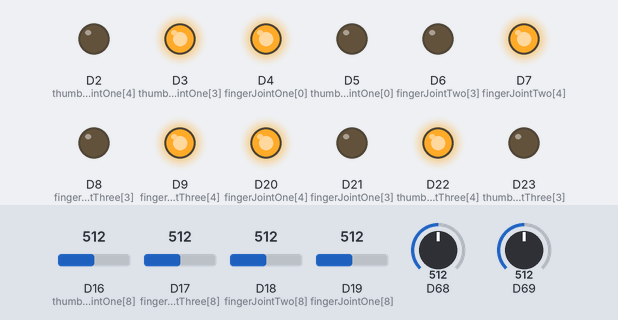
A sketch run on a simulated Arduino Due. Shown: output pins drawn as LEDs (lit = HIGH). Inputs (shaded band) come from the test bench; at power-on: D16 (thumbJointOne[8]) = 512, D17 (fingerJointThree[8]) = 512, D18 (fingerJointTwo[8]) = 512, D19 (fingerJointOne[8]) = 512, D68 = 512, D69 = 512 (analog values on the 0–1023 scale). What the sketch prints to the serial monitor is not drawn.

Above: at 1.2 s.
1.3 s: D16 (thumbJointOne[8]) set to 538
4.3 s: D16 (thumbJointOne[8]) set to 561
5.8 s: D17 (fingerJointThree[8]) set to 297
7.3 s: D17 (fingerJointThree[8]) set to 277
At 7.45 s:
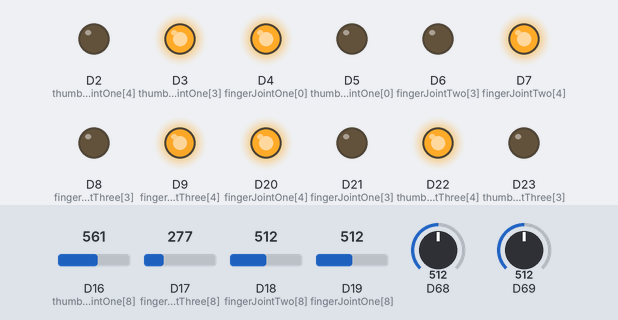
10.3 s: D18 (fingerJointTwo[8]) set to 265
13.3 s: D18 (fingerJointTwo[8]) set to 240
At 17.99 s:
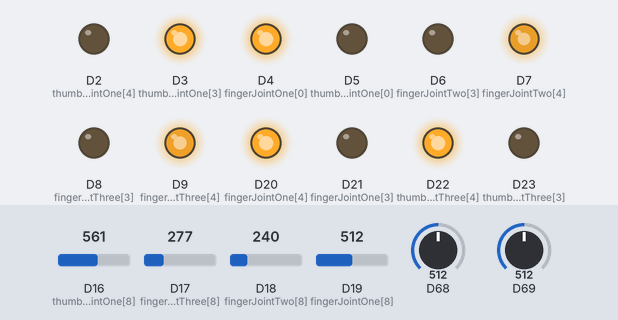
Timing chart, 0 to 22.4 s (numbered marks = the images above; inputs shaded):
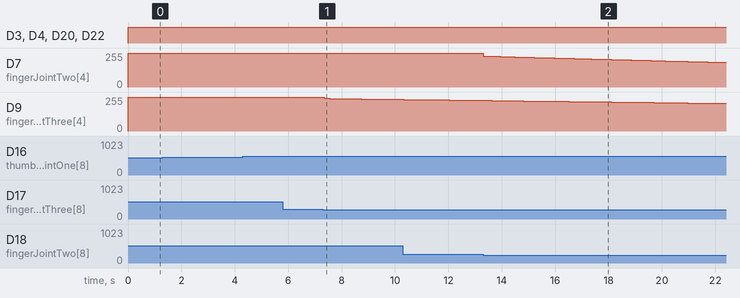

Measured:
- the behaviour switches between 256 and 255 on D18 (fingerJointTwo[8]) (found by bisection; images 1 and 2)
- after the input at 1.3 s, every drawn part: stays the same
- after the input at 4.3 s, every drawn part: stays the same
- after the input at 5.8 s, every drawn part: stays the same
- after the input at 7.3 s, D9 (fingerJointThree[4]): moves from 255/255 to 237/255 over 2.6 s, starting after 0.05 s
- after the input at 13.3 s, D7 (fingerJointTwo[4]): moves from 255/255 to 184/255 over 8.9 s, starting at once

The sketch:

Array_based_control.ino
```cpp
#include "Arduino.h"
#include <PID_v1.h>

float mapfloat(float x, float in_min, float in_max, float out_min, float out_max) {
  return (x - in_min) * (out_max - out_min) / (in_max - in_min) + out_min;
}
//                         0  1  2  3   4   5  6   7   8
double fingerJointOne[] = {4, 1, 0, 21, 20, 0, 90, 0, 19}; //control properties for single joint: Kp, Ki, Kd, Motor pin 1, Motor pin 2, output, setpoint, angle, analog sensor pin  //meta
double fingerJointTwo[] = {4, 1, 0, 6, 7, 0, 90, 0, 18}; //control properties for single joint: Kp, Ki, Kd, Motor pin 1, Motor pin 2, output, setpoint, angle, analog sensor pin  //inter
double fingerJointThree[] = {4, 1, 0, 8, 9, 0, 100, 0, 17}; //control properties for single joint: Kp, Ki, Kd, Motor pin 1, Motor pin 2, output, setpoint, angle, analog sensor pin  //distal

double thumbJointOne[] = {5, 1, 0, 3, 2, 0, 230, 0, 16}; //control properties for single joint: Kp, Ki, Kd, Motor pin 1, Motor pin 2, output, setpoint, angle, analog sensor pin  //rotation
double thumbJointTwo[] = {6, 1, 0, 5, 4, 0, 100, 0, 15}; //control properties for single joint: Kp, Ki, Kd, Motor pin 1, Motor pin 2, output, setpoint, angle, analog sensor pin  //inter
double thumbJointThree[] = {5, 1, 0, 23, 22, 90, 120, 0, 14}; //control properties for single joint: Kp, Ki, Kd, Motor pin 1, Motor pin 2, output, setpoint, angle, analog sensor pin  //distal


PID myPIDOne(&fingerJointOne[7], &fingerJointOne[5], &fingerJointOne[6], fingerJointOne[0], fingerJointOne[1], fingerJointOne[2], DIRECT);
PID myPIDTwo(&fingerJointTwo[7], &fingerJointTwo[5], &fingerJointTwo[6], fingerJointTwo[0], fingerJointTwo[1], fingerJointTwo[2], DIRECT);
PID myPIDThree(&fingerJointThree[7], &fingerJointThree[5], &fingerJointThree[6], fingerJointThree[0], fingerJointThree[1], fingerJointThree[2], DIRECT);

PID myPIDFour(&thumbJointOne[7], &thumbJointOne[5], &thumbJointOne[6], thumbJointOne[0], thumbJointOne[1], thumbJointOne[2], DIRECT);
PID myPIDFive(&thumbJointTwo[7], &thumbJointTwo[5], &thumbJointTwo[6], thumbJointTwo[0], thumbJointTwo[1], thumbJointTwo[2], DIRECT);
PID myPIDSix(&thumbJointThree[7], &thumbJointThree[5], &thumbJointThree[6], thumbJointThree[0], thumbJointThree[1], thumbJointThree[2], DIRECT);

//PID myPIDOne(&Input, &Output, &Setpoint, Kp, Ki, Kd, DIRECT);


void setup() {
  analogReadResolution(12);
  analogWriteFrequency(21, 234375);
  analogWriteFrequency(20, 234375);
  analogWriteFrequency(6, 234375);
  analogWriteFrequency(7, 234375);
  analogWriteFrequency(8, 234375);
  analogWriteFrequency(9, 234375);
  analogWriteFrequency(3, 234375);
  analogWriteFrequency(2, 234375);
  analogWriteFrequency(5, 234375);
  analogWriteFrequency(4, 234375);
  analogWriteFrequency(23, 234375);
  analogWriteFrequency(22, 234375);
  Serial.begin(9600);
  PIDONE();
  PIDTWO();
  PIDTHREE();
  PIDFOUR();
  PIDFIVE();
  PIDSIX();
}

void loop() {

  fingerJointOne[7] = mapfloat(analogRead(fingerJointOne[8]), 0, 4096, 0, 360); //maps the 12bit analog reading to degrees for human readable debuging and ROS
  fingerJointTwo[7] = mapfloat(analogRead(fingerJointTwo[8]), 0, 4096, 0, 360); //maps the 12bit analog reading to degrees for human readable debuging and ROS
  fingerJointThree[7] = mapfloat(analogRead(fingerJointThree[8]), 0, 4096, 0, 360); //maps the 12bit analog reading to degrees for human readable debuging and ROS

  thumbJointOne[7] = mapfloat(analogRead(thumbJointOne[8]), 0, 4096, 0, 360); //maps the 12bit analog reading to degrees for human readable debuging and ROS
  thumbJointTwo[7] = mapfloat(analogRead(thumbJointTwo[8]), 0, 4096, 0, 360); //maps the 12bit analog reading to degrees for human readable debuging and ROS
  thumbJointThree[7] = mapfloat(analogRead(thumbJointThree[8]), 0, 4096, 0, 360); //maps the 12bit analog reading to degrees for human readable debuging and ROS

  Serial.print("INPUT   ");
  Serial.print(thumbJointOne[7]);

  myPIDOne.Compute();
  myPIDTwo.Compute();
  myPIDThree.Compute();

  myPIDFour.Compute();
  myPIDFive.Compute();
  myPIDSix.Compute();

  Serial.print("    OUTPUT   ");
  Serial.println(thumbJointOne[5]);

  pwmOut(fingerJointOne[5], fingerJointOne[3], fingerJointOne[4]);
  pwmOut(fingerJointTwo[5], fingerJointTwo[3], fingerJointTwo[4]);
  pwmOut(fingerJointThree[5], fingerJointThree[3], fingerJointThree[4]);

  pwmOut(thumbJointOne[5], thumbJointOne[3], thumbJointOne[4]);
  pwmOut(thumbJointTwo[5], thumbJointTwo[3], thumbJointTwo[4]);
  pwmOut(thumbJointThree[5], thumbJointThree[3], thumbJointThree[4]);
  delay(10);
}
```

BH.ino
```cpp
void pwmOut(int out, int M1, int M2) {  // to H-Bridge board
  if (out > 1) {
    analogWrite(M1, out);                             // drive motor CW
    analogWrite(M2, 0);
    Serial.print("    backwards   ");
    //Serial.println(out);


  }
  else if (out < 1) {
    analogWrite(M1, 0);
    analogWrite(M2, abs(out));  // drive motor CCW
    Serial.print("    Forwards   ");
    //Serial.println(out);
  }
  else {
    analogWrite(M1, 255);
    analogWrite(M2, 255);
    Serial.println("    STOP");

  }
}
```

C_PID_SETUP.ino
```cpp
void PIDONE() {
  myPIDOne.SetMode(AUTOMATIC);
  myPIDOne.SetControllerDirection(DIRECT);
  myPIDOne.SetOutputLimits(-255, 255);
  myPIDOne.SetSampleTime(100); //200ms is default
}
void PIDTWO() {
  myPIDTwo.SetMode(AUTOMATIC);
  myPIDTwo.SetControllerDirection(DIRECT);
  myPIDTwo.SetOutputLimits(-255, 255);
  myPIDTwo.SetSampleTime(100); //200ms is default
}
void PIDTHREE() {
  myPIDThree.SetMode(AUTOMATIC);
  myPIDThree.SetControllerDirection(DIRECT);
  myPIDThree.SetOutputLimits(-255, 255);
  myPIDThree.SetSampleTime(100); //200ms is default
}

void PIDFOUR() {
  myPIDFour.SetMode(AUTOMATIC);
  myPIDFour.SetControllerDirection(DIRECT);
  myPIDFour.SetOutputLimits(-255, 255);
  myPIDFour.SetSampleTime(100); //200ms is default
}

void PIDFIVE() {
  myPIDFive.SetMode(AUTOMATIC);
  myPIDFive.SetControllerDirection(DIRECT);
  myPIDFive.SetOutputLimits(-255, 255);
  myPIDFive.SetSampleTime(100); //200ms is default
}

void PIDSIX() {
  myPIDSix.SetMode(AUTOMATIC);
  myPIDSix.SetControllerDirection(DIRECT);
  myPIDSix.SetOutputLimits(-255, 255);
  myPIDSix.SetSampleTime(100); //200ms is default
}
```
